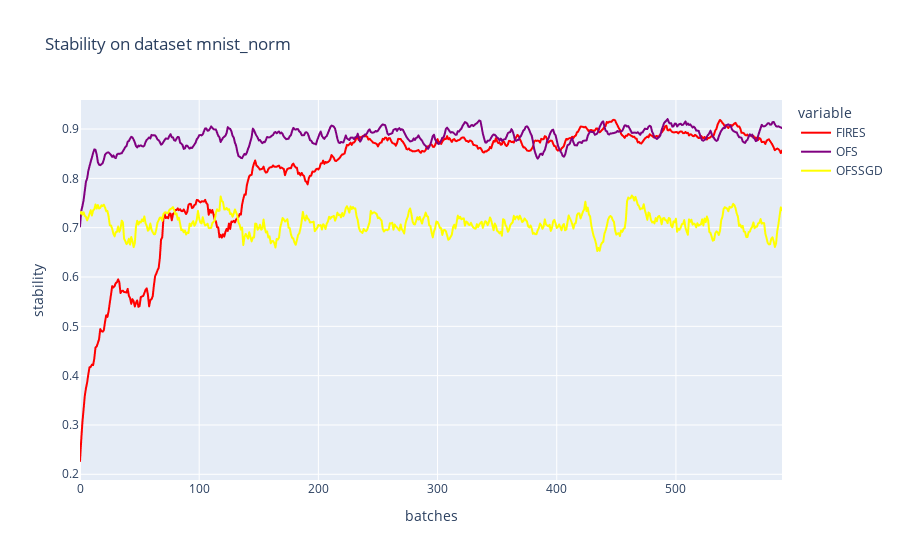

This figure's notebook cell:
### Markdown cell above
### Plot all

### Code cell
# stability
title = "Stability on dataset {}".format(dataset_name)
col_names = ["FIRES", "OFS", "OFSSGD"]#, "FSDS"]
d = {"FIRES":fires_cuda_stability, "OFS":ofs_stability, "OFSSGD":ofssgd_stability}#, "FSDS":fsds_stability} #"random":random_stability
df = pd.DataFrame(d, columns=col_names)
fig = px.line(df, y = col_names, title=title, labels={"index":"batches", "value":"stability"},color_discrete_map={'FIRES': 'red', 
                                                    'OFS': 'purple', "OFSSGD":"yellow"})# 'FSDS': 'green',
fig.show()

### Figure 1 — Plotly figure (JSON) as saved in the notebook; plotly's stock layout.template omitted (floating-point values rounded to 4 significant figures; data arrays with more than 128 entries replaced by an {"elided": "..."} marker saying what was removed)
{"data": [{"hovertemplate": "variable=FIRES<br>batches=%{x}<br>stability=%{y}<extra></extra>", "legendgroup": "FIRES", "line": {"color": "red", "dash": "solid"}, "mode": "lines", "name": "FIRES", "showlegend": true, "type": "scattergl", "x": {"elided": "590 int values"}, "xaxis": "x", "y": {"elided": "590 float values"}, "yaxis": "y"}, {"hovertemplate": "variable=OFS<br>batches=%{x}<br>stability=%{y}<extra></extra>", "legendgroup": "OFS", "line": {"color": "purple", "dash": "solid"}, "mode": "lines", "name": "OFS", "showlegend": true, "type": "scattergl", "x": {"elided": "590 int values"}, "xaxis": "x", "y": {"elided": "590 float values"}, "yaxis": "y"}, {"hovertemplate": "variable=OFSSGD<br>batches=%{x}<br>stability=%{y}<extra></extra>", "legendgroup": "OFSSGD", "line": {"color": "yellow", "dash": "solid"}, "mode": "lines", "name": "OFSSGD", "showlegend": true, "type": "scattergl", "x": {"elided": "590 int values"}, "xaxis": "x", "y": {"elided": "590 float values"}, "yaxis": "y"}], "layout": {"legend": {"title": {"text": "variable"}, "tracegroupgap": 0}, "title": {"text": "Stability on dataset mnist_norm"}, "xaxis": {"anchor": "y", "domain": [0, 1], "title": {"text": "batches"}}, "yaxis": {"anchor": "x", "domain": [0, 1], "title": {"text": "stability"}}}}
